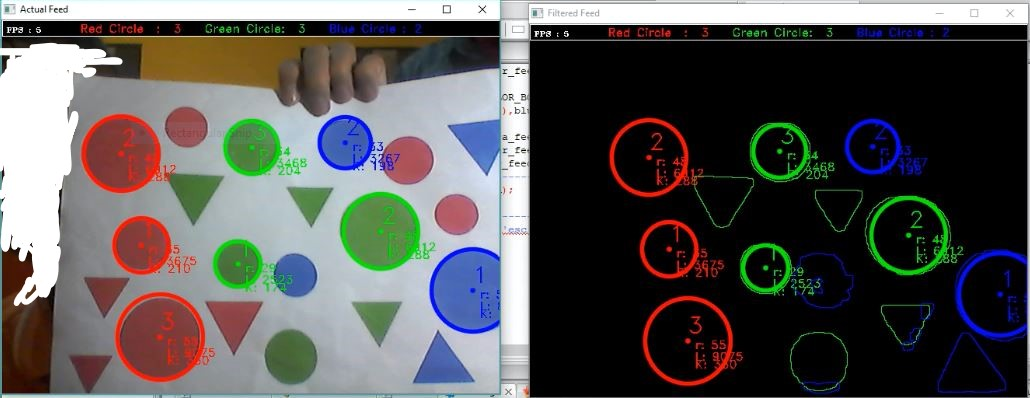
//> input picture Capture.JPG, 1030 x 398 px, given in place of the camera
$ ./main   (built with g++ and OpenCV 4)
//> lines starting //> are read from the running program, lines starting //| are printed output that depends on the picture; after the words box and inside, x2 and y2 are one past the last pixel; in counts of white or black regions, pixels touching at a corner belong together
### Color.hpp
#pragma once /// better include guard than ifndef
#include <string>
#include <opencv2\highgui\highgui.hpp>
#include <opencv2\opencv.hpp>
using namespace std;
using namespace cv;

class Color{
    private:
        string type;
        Scalar HSVmin, HSVmax;
        Scalar Colored;

    public:
        Color(); //constructor
        Color(string name);

        Scalar getHSVmin();
        Scalar getHSVmax();

        void setHSVmin(Scalar min);
        void setHSVmax(Scalar max);

        string getType(){return type;}
        void setType(string t){type = t;}

        Scalar getColor()
        {return Colored;}
        void setColor(Scalar z)
        {Colored = z;}

        ~Color(void); //destructr
};

### Color.cpp
#include "Color.hpp"

Color::Color()
{
	setType("Color");
	setColor(Scalar(0,0,0));
}

Color::Color(string name){

	setType(name);

    if(name=="red")
    {
		setHSVmin(Scalar(141,0,0));
		setHSVmax(Scalar(184,255,255));
		//BGR value for Red:
		setColor(Scalar(0,0,255));
	}
	if(name=="green")
    {
		setHSVmin(Scalar(34,50,50));
		setHSVmax(Scalar(80,220,225));
		//BGR value for Red:
		setColor(Scalar(0,255,0));
	}
	if(name=="blue")
    {
		setHSVmin(Scalar(75, 25, 45));
		setHSVmax(Scalar(130, 150, 200));
		//BGR value for Red:
		setColor(Scalar(255,0,0));
	}
}


void Color::setHSVmin(Scalar min)
{Color::HSVmin = min;}

void Color::setHSVmax(Scalar max)
{Color::HSVmax = max;}

Scalar Color::getHSVmin()
{return Color::HSVmin;}

Scalar Color::getHSVmax()
{return Color::HSVmax;}

Color::~Color() ///Destructor
{}

### main.cpp
///-----------------------------------------------------------------------------------------------
/// PROJECT: CIRCLE OF ORDER
/// Algorithm & Data Structures Final Semester Project 2019
/// Program to detect, track, and identify circles of RGB color taken from webcam
///-----------------------------------------------------------------------------------------------
/// Credits to : Kyle Hounslow (2013) [HSV 8-bit color Object Tracking]
///-----------------------------------------------------------------------------------------------
/// Group Members :
/// Eka Kurnia Wibowo - H1A018040
/// Rafli Nur Faizi - H1A018046
/// Bima Adityo Kurniawan - H1A018048
/// Firany Dini Safitri - H1A018056
/// Rizky Suka H - H1A08058
/// Haris Prasetyo - H1A01864
///-----------------------------------------------------------------------------------------------
#include "Color.hpp"
#include <iostream>
#include <vector>
#include <opencv2\highgui\highgui.hpp> /// opencv built-in graphics user interface
#include <opencv2\opencv.hpp> /// opencv main header
#include <opencv2\imgcodecs\imgcodecs.hpp>

using namespace std;
using namespace cv;
///-----------------------------------------------------------------------------------------------
/// GLOBAL VARIABLES
///-----------------------------------------------------------------------------------------------
Mat camera_feed;
Mat filter_feed;
Mat HSV_filter;
Mat treshold;
///-----------------------------------------------------------------------------------------------
/// METHODS WORKSPACE
///-----------------------------------------------------------------------------------------------
string intToString(int number) /// Converts integer input as a string type
{
	stringstream s;
	s << number;
    return s.str();
}

void Circle_Detector(Color input_color, Mat input, Mat &camerafeed) /// Detects Circles in RGB
{
        vector<Vec3f> circles; /// Vector to store x, y, r of circles
        HoughCircles(input, circles, HOUGH_GRADIENT,
        2,   /// accumulator resolution (size of the image / 2)
        input.rows/4,  /// minimum distance between two circles
        100, /// internal Canny high threshold
        100, /// minimum number of votes for center detection
        10, 100); /// min and max radius
        for( size_t i = 0; i < circles.size(); i++ ) /// Circle object counter
        {
            Vec3i a = circles[i];
            Point center = Point(a[0], a[1]);
            /// draw circle center & outline---------------------------------------------------------------------
            circle( camerafeed, center, 1, input_color.getColor(), 3, LINE_AA);
            int radius = a[2];
            circle( camerafeed, center, radius, input_color.getColor(), 3, LINE_AA);
            /// radius, Area, and Perimeter of the circles in vector scalar units--------------------------------
            putText(camerafeed,format("%d",i+1),Point(a[0],a[1]-10),2,1,input_color.getColor()); ///count
            putText(camerafeed,format("r: %d",radius),Point(a[0]+9,a[1]+10),2,0.5,input_color.getColor(),1); ///radius
            putText(camerafeed,format("L: %d",(22/7)*radius*radius),Point(a[0]+9,a[1]+25),2,0.5,input_color.getColor(),1); ///area
            putText(camerafeed,format("K: %d",(22/7)*2*radius),Point(a[0]+9,a[1]+35),2,0.5,input_color.getColor(),1); ///perimeter
        }
        /// Placing RGB circle counters----------------------------------------------------------------
        if(input_color.getType()=="red")
        {putText(camerafeed,intToString(circles.size()),Point(220,15),2,0.5,input_color.getColor(),1);}
        if(input_color.getType()=="green")
        {putText(camerafeed,intToString(circles.size()),Point(380,15),2,0.5,input_color.getColor(),1);}
        if(input_color.getType()=="blue")
        {putText(camerafeed,intToString(circles.size()),Point(530,15),2,0.5,input_color.getColor(),1);}
        putText(camerafeed,"Red Circle  :",Point(100,15),2,0.5,Scalar(0,0,255),1);
        putText(camerafeed,"Green Circle:",Point(260,15),2,0.5,Scalar(0,255,0),1);
        putText(camerafeed,"Blue Circle :",Point(420,15),2,0.5,Scalar(255,0,0),1);
}

void Noise_Reductor(Mat &input_filter) /// Filters the frame image for smoother circle detection
{
    //morphological opening (removes small objects from the foreground)
    erode(input_filter, input_filter, getStructuringElement(MORPH_ELLIPSE, Size(3, 3)) );
    dilate( input_filter, input_filter, getStructuringElement(MORPH_ELLIPSE, Size(8, 8)) );
    //morphological closing (removes small holes from the foreground)
    dilate( input_filter, input_filter, getStructuringElement(MORPH_ELLIPSE, Size(3, 3)) );
    erode(input_filter, input_filter, getStructuringElement(MORPH_ELLIPSE, Size(8, 8)) );
    GaussianBlur(input_filter, input_filter, Size(9, 9), 2, 2 );
    //medianBlur(input_filter, input_filter, 5);
    //Canny(input_filter, input_filter, 17, 17*3, 3);
}

void drawlines(vector<Color> theObjects,Mat &frame, Mat &temp, vector< vector<Point> > contours, vector<Vec4i> hierarchy)
{
    /// draws contour lines taken from circle_tracker method, lines will follow default RGB color from HSV setting
	for(int i =0; i<theObjects.size(); i++)
    {drawContours(frame,contours,i,theObjects.at(i).getColor(),1,LINE_4,hierarchy);}
}

void Circle_Tracker(Color colored,Mat threshold, Mat &camerafeed) /// tracks detected circles and store them in matrix
{
	vector <Color> colors;
	Mat temp; ///temporary matrix storage
	threshold.copyTo(temp);
    vector< vector<Point> > contours; /// store x,y coordinate
	vector<Vec4i> hierarchy; /// contour count
	findContours(temp,contours,hierarchy,RETR_LIST,CHAIN_APPROX_SIMPLE );///find contours of filtered image
	///use moments method to find our filtered object
	bool objectFound = false;
	if (hierarchy.size() > 0) {
		int numObjects = hierarchy.size();
		if(numObjects<100) /// if number of objects greater than 100 we have a noisy filter
        {   for (int index = 0; index >= 0; index = hierarchy[index][0])
            {   Moments moment = moments((cv::Mat)contours[index]);
				double area = moment.m00;
				if(area>400) ///if the area is less than 20 px by 20px (400) then it is probably just noise
				{   Color object;
					object.setType(colored.getType());
					object.setColor(colored.getColor());
					colors.push_back(object);
					objectFound = true;
				}else objectFound = false;
			}
			if(objectFound ==true)///let user know you found an object
            {drawlines(colors,camerafeed,temp,contours,hierarchy);}///draw object location on screen
            }else
            putText(camerafeed,"TOO MUCH NOISE, ADJUST BRIGHTNESS",Point(0,50),1,1,Scalar(0,0,255),2);
	}
}

void Executor(Mat camera1, Mat camera2, Mat frame1, Mat frame2, Color colour)
{
    cvtColor(camera1,frame1,COLOR_BGR2HSV);///CONVERT RGB to HSV
    inRange(frame1, colour.getHSVmin(),colour.getHSVmax(), frame2);///set HSV color
    Noise_Reductor(frame2); /// filter the camera feed
    Circle_Detector(colour,frame2,camera1); /// detects circles and show them in actual footage
    Circle_Detector(colour,frame2,camera2); /// detects circles and show them in filtered footage
    Circle_Tracker(colour,frame2,camera2); /// tracks the edges and draws contours
}

///-----------------------------------------------------------------------------------------------
/// MAIN EXECUTOR
///-----------------------------------------------------------------------------------------------
int main()
{
    VideoCapture webcam(0);
    if(!webcam.isOpened())
    {
        cout << "ERROR 69 : Cannot open webcam.3gp" << endl;
        return -1;
    }
    int frameCounter = 0;
    int tick = 0;
    int fps;
	time_t timeBegin=time(0);
	waitKey(1000);
    while(1)
    {
        ///FRAME PER SECOND CALCULATIONS--------------------------------------------------------------------------
        frameCounter++;
        time_t timeNow=time(0)-timeBegin;
        if (timeNow - tick >= 1)
        {
            tick++;
            fps = frameCounter;
            frameCounter = 0;
        }
        bool Zucc = webcam.read(camera_feed);
//> camera_feed is the input picture: 398 rows x 1030 cols, CV_8UC3; mean B, G, R 85.3, 86.2, 87.7
        if(!Zucc)
        {
            cout << "Laptop anda kentang ya?" << endl;
            break;
        }
        webcam.read(filter_feed);
        ///BLACK BOX UPPER SCREEN CREATION--------------------------------------------------------------------------
        rectangle(camera_feed,Point(0,20),Point(900,0),Scalar(0,0,0),-1,8);
//> camera_feed: 398 rows x 1030 cols, CV_8UC3; 4.62% of pixels changed, all inside (x1, y1, x2, y2) = (0, 0, 901, 21)
        rectangle(filter_feed,Point(0,900),Point(900,0),Scalar(0,0,0),-1,8);
        rectangle(camera_feed,Point(0,20),Point(900,0),Scalar(255,255,255),1,8);
//> camera_feed: 398 rows x 1030 cols, CV_8UC3; mean B, G, R 75.2, 76.2, 77.7
        rectangle(filter_feed,Point(0,20),Point(900,0),Scalar(255,255,255),1,8);
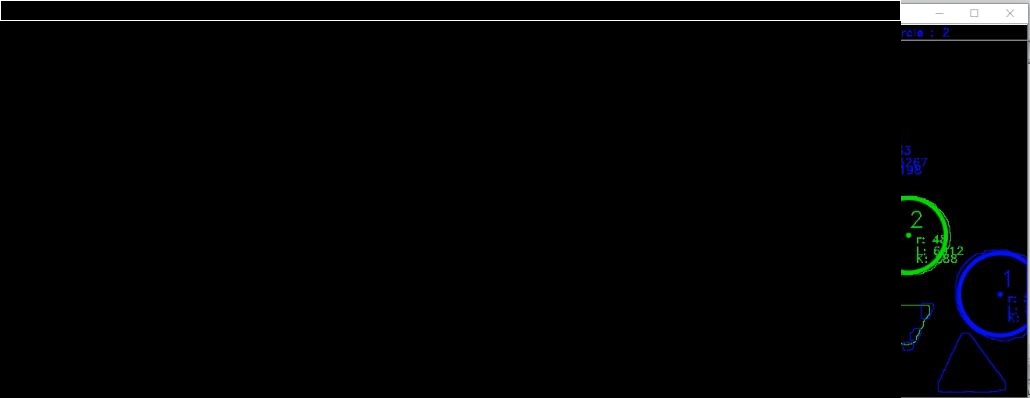
//> filter_feed: 398 rows x 1030 cols, CV_8UC3; mean B, G, R 4.9, 4.2, 3.8
        putText(camera_feed,format("FPS : %d", fps ),Point(5,15),5,0.5,Scalar(255,255,255),1);
//> camera_feed: 398 rows x 1030 cols, CV_8UC3; mean B, G, R 75.3, 76.2, 77.8
        putText(filter_feed,format("FPS : %d", fps ),Point(5,15),5,0.5,Scalar(255,255,255),1);
//> filter_feed: 398 rows x 1030 cols, CV_8UC3; 111 pixels changed, all inside (x1, y1, x2, y2) = (6, 9, 50, 16)
        ///RED GREEN BLUE RGB-HSV COLORS OBJECT DECLARATION---------------------------------------------------------
        Color red("red"), green("green"), blue("blue");
        ///PROCESSING FRAMES----------------------------------------------------------------------------------------
        Executor(camera_feed, filter_feed, HSV_filter, treshold, red);
//> in Executor, `cvtColor(camera1,frame1,COLOR_BGR2HSV);`: frame1: 398 rows x 1030 cols, CV_8UC3; mean H, S, V 52.6, 80.2, 91.4
//> in Executor, `inRange(frame1, colour.getHSVmin(),colour.getHSVmax(), frame2);`:
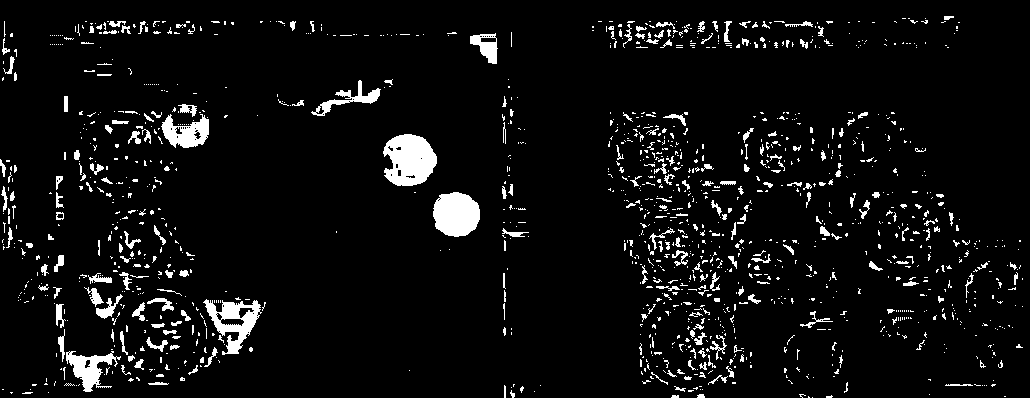
//> frame2: 398 rows x 1030 cols, CV_8UC1; 5.8% white; 1386 white regions (1147 under 20 px), largest, box (x1, y1, x2, y2) and area: (383, 134, 437, 186) 2055, (433, 192, 480, 237) 1675, (203, 299, 262, 355) 1375
//> in Circle_Detector, `HoughCircles(input, circles, HOUGH_GRADIENT, 2, input.rows/4, 100, 100..`: circles = empty
//> in Circle_Detector, `{putText(camerafeed,intToString(circles.size()),Point(220,15),2,0.5,in..`: camerafeed: 398 rows x 1030 cols, CV_8UC3; mean B, G, R 75.3, 76.2, 77.8
//> in Circle_Detector (call 2), `{putText(camerafeed,intToString(circles.size()),Point(220,15),2,0.5,in..`: camerafeed: 398 rows x 1030 cols, CV_8UC3; mean B, G, R 5, 4.3, 3.9
//> in Circle_Tracker, `findContours(temp,contours,hierarchy,RETR_LIST,CHAIN_APPROX_SIMPLE );`: contours = 160 contours, 9 with area under 20; largest, box (x1, y1, x2, y2) and area: (55, 295, 195, 396) 5245, (177, 296, 265, 385) 3468, (102, 101, 214, 152) 3462, (665, 307, 748, 398) 3123, (380, 131, 442, 191) 2930
//> in Circle_Tracker, `int numObjects = hierarchy.size();`: numObjects = 160
        Executor(camera_feed, filter_feed, HSV_filter, treshold, green);
//> in Executor (call 2), `cvtColor(camera1,frame1,COLOR_BGR2HSV);`: frame1: 398 rows x 1030 cols, CV_8UC3; mean H, S, V 52.7, 80.7, 92
//> in Executor (call 2), `inRange(frame1, colour.getHSVmin(),colour.getHSVmax(), frame2);`: frame2: 398 rows x 1030 cols, CV_8UC1; 4.8% white; 179 white regions (130 under 20 px), largest, box (x1, y1, x2, y2) and area: (339, 191, 436, 273) 4985, (220, 117, 308, 178) 3018, (211, 236, 286, 293) 2317
//> in Circle_Detector (call 3), `HoughCircles(input, circles, HOUGH_GRADIENT, 2, input.rows/4, 100, 100..`: circles = 2 circles (x, y, radius): [251, 147, 30.6], [379, 233, 42.8]
//> the loop in Circle_Detector (call 3), `for( size_t i = 0; i < circles.size(); i++ )` made 2 passes
//> (center, radius) on passes 1 to 2: (Point(251, 147), 31), (Point(379, 233), 43)
//> after the loop in Circle_Detector (call 3), `for( size_t i = 0; i < circles.size(); i++ )`:
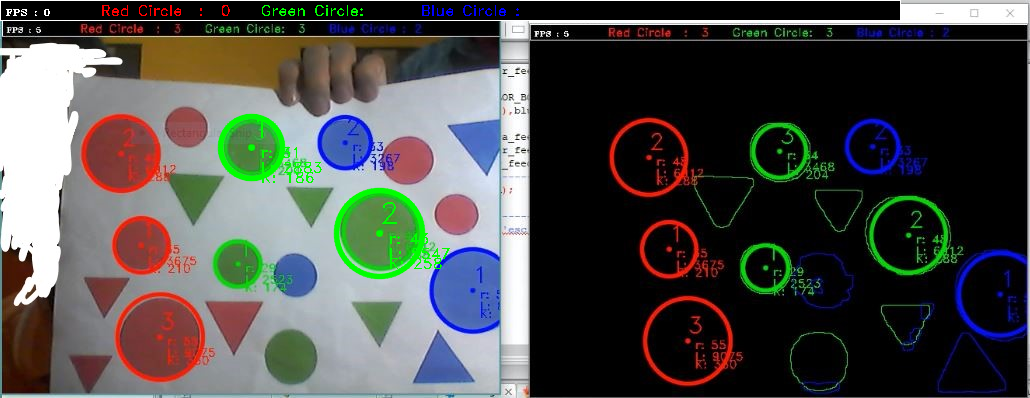
//> camerafeed: 398 rows x 1030 cols, CV_8UC3; mean B, G, R 74.1, 76.9, 76.8
//> in Circle_Detector (call 3), `{putText(camerafeed,intToString(circles.size()),Point(380,15),2,0.5,in..`: camerafeed: 398 rows x 1030 cols, CV_8UC3; 30 pixels changed, all inside (x1, y1, x2, y2) = (382, 5, 390, 16)
//> the loop in Circle_Detector (call 4), `for( size_t i = 0; i < circles.size(); i++ )` made 2 passes
//> pass 1, in Circle_Detector (call 4), `putText(camerafeed,format("L: %d",(22/7)*radius*radius),Point(a[0]+9,a..`:
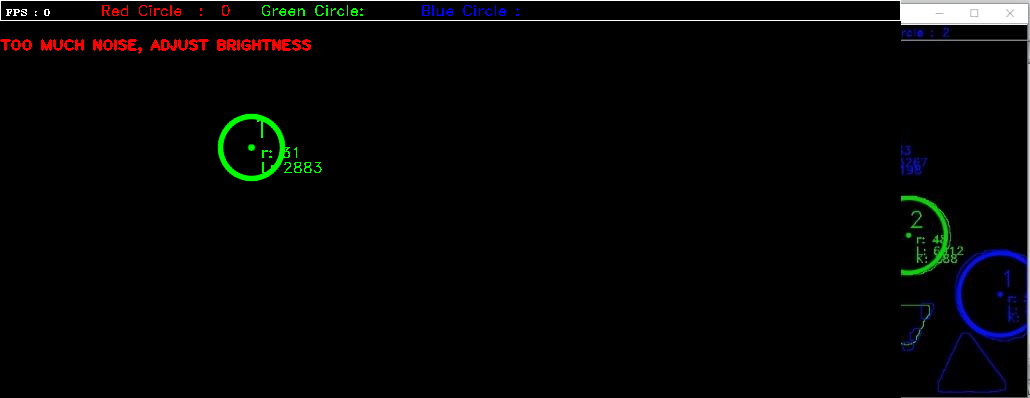
//> camerafeed: 398 rows x 1030 cols, CV_8UC3; mean B, G, R 5.2, 5.3, 5.2
//> after the loop in Circle_Detector (call 4), `for( size_t i = 0; i < circles.size(); i++ )`:
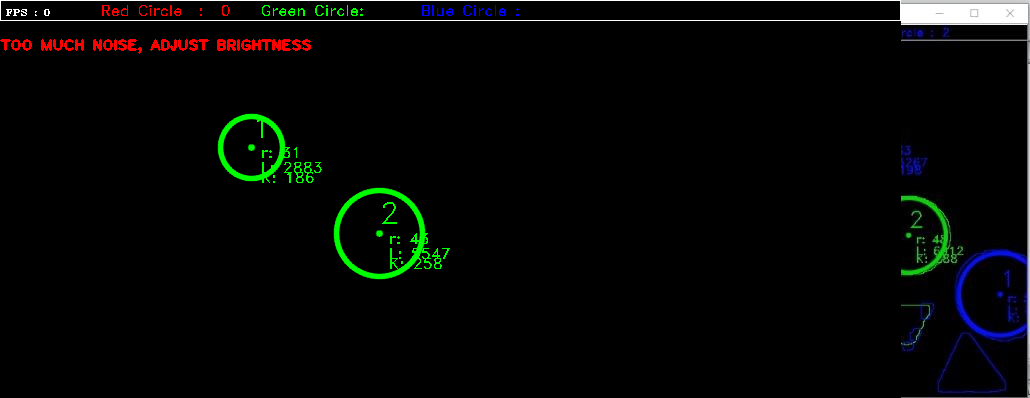
//> camerafeed: 398 rows x 1030 cols, CV_8UC3; mean B, G, R 5.2, 6.7, 5.2
//> in Circle_Tracker (call 2), `findContours(temp,contours,hierarchy,RETR_LIST,CHAIN_APPROX_SIMPLE );`: contours = 36 contours; largest, box (x1, y1, x2, y2) and area: (336, 188, 440, 277) 6838, (217, 114, 312, 182) 4612, (208, 233, 290, 297) 3763, (263, 328, 321, 389) 2802, (167, 171, 226, 227) 2149
//> the loop in Circle_Tracker (call 2), `{   for (int index = 0; index >= 0; index = hierarchy[index][0]) {   M..` made 36 passes
//> area on passes 1 to 12: 2802.5, 89.5, 1435.5, 111, 284.5, 256.5, 209, 147, 128.5, 192, 139, 727
        Executor(camera_feed, filter_feed, HSV_filter, treshold, blue);
//> in Executor (call 3), `cvtColor(camera1,frame1,COLOR_BGR2HSV);`: frame1: 398 rows x 1030 cols, CV_8UC3; mean H, S, V 52.6, 82.3, 92.5
//> in Executor (call 3), `inRange(frame1, colour.getHSVmin(),colour.getHSVmax(), frame2);`:
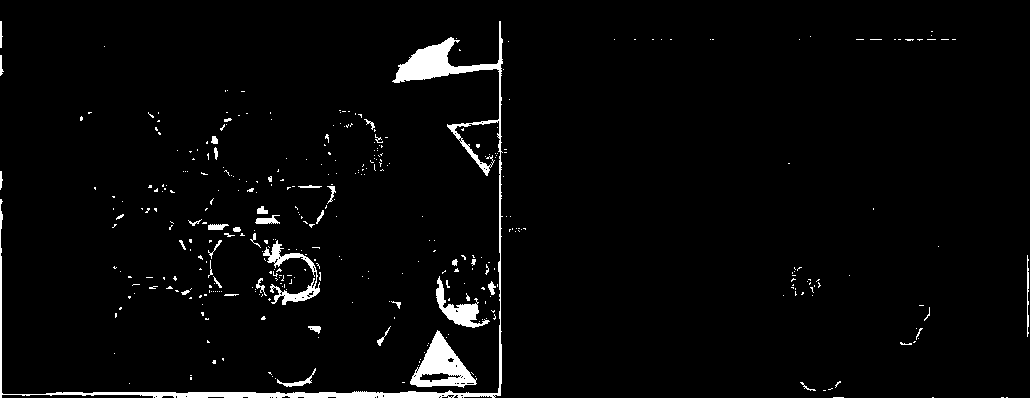
//> frame2: 398 rows x 1030 cols, CV_8UC1; 3% white; 380 white regions (338 under 20 px), largest, box (x1, y1, x2, y2) and area: (0, 21, 503, 398) 5681, (410, 330, 477, 388) 1762, (263, 240, 320, 305) 902
//> in Noise_Reductor (call 3), `erode(input_filter, input_filter, getStructuringElement(MORPH_ELLIPSE,..`:
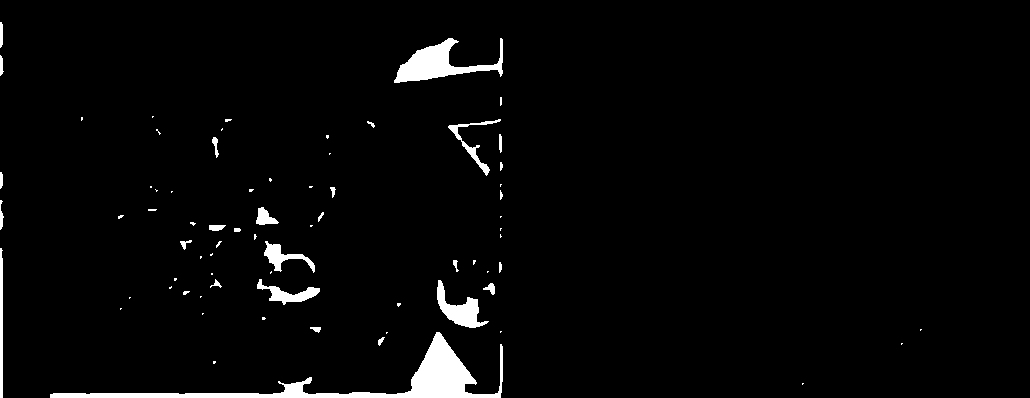
//> input_filter: 398 rows x 1030 cols, CV_8UC1; 2.8% white; 73 white regions (45 under 20 px)
//> in Circle_Tracker (call 3), `findContours(temp,contours,hierarchy,RETR_LIST,CHAIN_APPROX_SIMPLE );`: contours = 58 contours, 1 with area under 20; largest, box (x1, y1, x2, y2) and area: (46, 328, 507, 398) 7436, (390, 34, 507, 87) 3410, (250, 230, 324, 309) 2730, (433, 276, 493, 332) 1766, (444, 115, 505, 180) 1493
        ///OPEN WINDOW TO SHOW THE FEED------------------------------------------------------------------------------
        imshow("Filtered Feed", filter_feed);
        imshow("Actual Feed", camera_feed);
        ///EXIT CONDITIONS-------------------------------------------------------------------------------------------
        if (waitKey(30) == 27) ///wait for 'esc' key press for 30ms. If 'esc' key is pressed, end loop
//> the Esc key is pressed
        {
            cout << "Exit .w." << endl;
            break;
        }
    }
    return 0;
}
